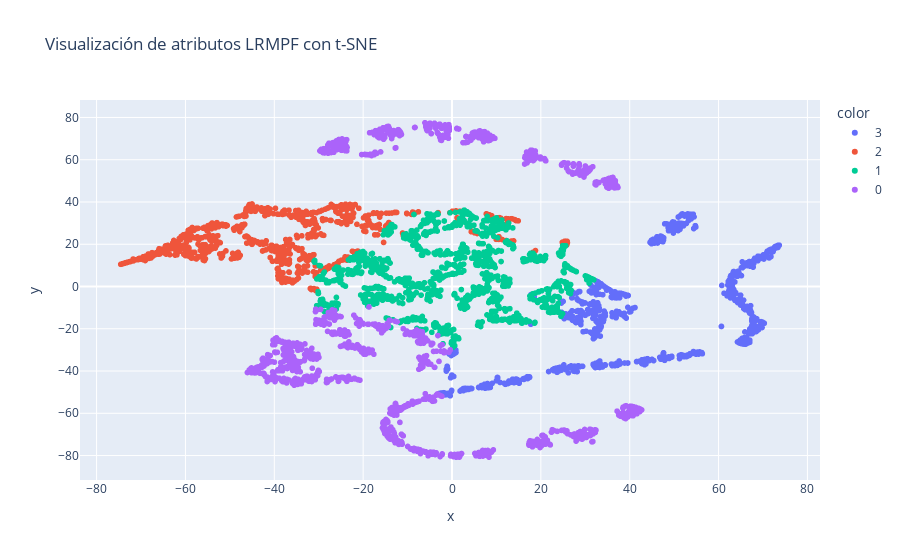

Source (notebook cell):
### Markdown cell above
**Respuesta:**

### Code cell
labels = lrmfp_kmeans_pipeline.named_steps['KMEANS'].labels_.astype(str)

fig = px.scatter(
    df_LRMPF, x=X_tsne[:,0], y=X_tsne[:,1], color=labels, title='Visualización de atributos LRMPF con t-SNE',
    hover_name='Customer ID', hover_data=['Length','Recency','Frequency','Monetary','Periodicity']
)

fig.show()

### Figure 1 — Plotly figure (JSON) as saved in the notebook; plotly's stock layout.template omitted (floating-point values rounded to 4 significant figures; data arrays with more than 128 entries replaced by an {"elided": "..."} marker saying what was removed)
{"data": [{"customdata": {"elided": "925x5 float values"}, "hovertemplate": "<b>%{hovertext}</b><br><br>color=3<br>x=%{x}<br>y=%{y}<br>Length=%{customdata[0]}<br>Recency=%{customdata[1]}<br>Frequency=%{customdata[2]}<br>Monetary=%{customdata[3]}<br>Periodicity=%{customdata[4]}<extra></extra>", "hovertext": {"elided": "925 int values"}, "legendgroup": "3", "marker": {"color": "#636efa", "symbol": "circle"}, "mode": "markers", "name": "3", "showlegend": true, "type": "scattergl", "x": {"elided": "925 float values"}, "xaxis": "x", "y": {"elided": "925 float values"}, "yaxis": "y"}, {"customdata": {"elided": "815x5 float values"}, "hovertemplate": "<b>%{hovertext}</b><br><br>color=2<br>x=%{x}<br>y=%{y}<br>Length=%{customdata[0]}<br>Recency=%{customdata[1]}<br>Frequency=%{customdata[2]}<br>Monetary=%{customdata[3]}<br>Periodicity=%{customdata[4]}<extra></extra>", "hovertext": {"elided": "815 int values"}, "legendgroup": "2", "marker": {"color": "#EF553B", "symbol": "circle"}, "mode": "markers", "name": "2", "showlegend": true, "type": "scattergl", "x": {"elided": "815 float values"}, "xaxis": "x", "y": {"elided": "815 float values"}, "yaxis": "y"}, {"customdata": {"elided": "1180x5 float values"}, "hovertemplate": "<b>%{hovertext}</b><br><br>color=1<br>x=%{x}<br>y=%{y}<br>Length=%{customdata[0]}<br>Recency=%{customdata[1]}<br>Frequency=%{customdata[2]}<br>Monetary=%{customdata[3]}<br>Periodicity=%{customdata[4]}<extra></extra>", "hovertext": {"elided": "1180 int values"}, "legendgroup": "1", "marker": {"color": "#00cc96", "symbol": "circle"}, "mode": "markers", "name": "1", "showlegend": true, "type": "scattergl", "x": {"elided": "1180 float values"}, "xaxis": "x", "y": {"elided": "1180 float values"}, "yaxis": "y"}, {"customdata": {"elided": "1394x5 float values"}, "hovertemplate": "<b>%{hovertext}</b><br><br>color=0<br>x=%{x}<br>y=%{y}<br>Length=%{customdata[0]}<br>Recency=%{customdata[1]}<br>Frequency=%{customdata[2]}<br>Monetary=%{customdata[3]}<br>Periodicity=%{customdata[4]}<extra></extra>", "hovertext": {"elided": "1394 int values"}, "legendgroup": "0", "marker": {"color": "#ab63fa", "symbol": "circle"}, "mode": "markers", "name": "0", "showlegend": true, "type": "scattergl", "x": {"elided": "1394 float values"}, "xaxis": "x", "y": {"elided": "1394 float values"}, "yaxis": "y"}], "layout": {"legend": {"title": {"text": "color"}, "tracegroupgap": 0}, "title": {"text": "Visualización de atributos LRMPF con t-SNE"}, "xaxis": {"anchor": "y", "domain": [0, 1], "title": {"text": "x"}}, "yaxis": {"anchor": "x", "domain": [0, 1], "title": {"text": "y"}}}}
